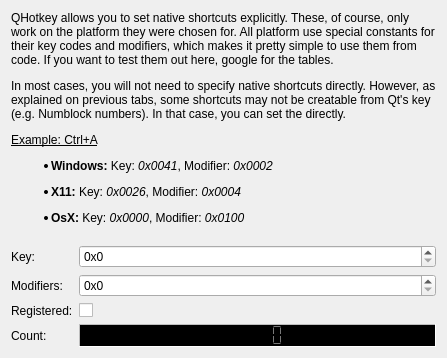
     <widget class="QWidget" name="nativeTab">
      <attribute name="title">
       <string>Native Shortcut</string>
      </attribute>
      <layout class="QVBoxLayout" name="verticalLayout_4" stretch="0,1">
       <item>
        <widget class="QLabel" name="label_8">
         <property name="text">
          <string>&lt;html&gt;&lt;head/&gt;&lt;body&gt;&lt;p&gt;QHotkey allows you to set native shortcuts explicitly. These, of course, only work on the platform they were chosen for. All platform use special constants for their key codes and modifiers, which makes it pretty simple to use them from code. If you want to test them out here, google for the tables.&lt;/p&gt;&lt;p&gt;In most cases, you will not need to specify native shortcuts directly. However, as explained on previous tabs, some shortcuts may not be creatable from Qt's key (e.g. Numblock numbers). In that case, you can set the directly.&lt;/p&gt;&lt;p&gt;&lt;span style=&quot; text-decoration: underline;&quot;&gt;Example: Ctrl+A&lt;/span&gt;&lt;/p&gt;&lt;ul style=&quot;margin-top: 0px; margin-bottom: 0px; margin-left: 0px; margin-right: 0px; -qt-list-indent: 1;&quot;&gt;&lt;li style=&quot; margin-top:12px; margin-bottom:0px; margin-left:0px; margin-right:0px; -qt-block-indent:0; text-indent:0px;&quot;&gt;&lt;span style=&quot; font-weight:600;&quot;&gt;Windows:&lt;/span&gt; Key: &lt;span style=&quot; font-style:italic;&quot;&gt;0x0041&lt;/span&gt;, Modifier: &lt;span style=&quot; font-style:italic;&quot;&gt;0x0002&lt;/span&gt;&lt;/li&gt;&lt;li style=&quot; margin-top:12px; margin-bottom:0px; margin-left:0px; margin-right:0px; -qt-block-indent:0; text-indent:0px;&quot;&gt;&lt;span style=&quot; font-weight:600;&quot;&gt;X11:&lt;/span&gt; Key: &lt;span style=&quot; font-style:italic;&quot;&gt;0x0026&lt;/span&gt;, Modifier: &lt;span style=&quot; font-style:italic;&quot;&gt;0x0004&lt;/span&gt;&lt;/li&gt;&lt;li style=&quot; margin-top:12px; margin-bottom:0px; margin-left:0px; margin-right:0px; -qt-block-indent:0; text-indent:0px;&quot;&gt;&lt;span style=&quot; font-weight:600;&quot;&gt;OsX:&lt;/span&gt; Key: &lt;span style=&quot; font-style:italic;&quot;&gt;0x0000&lt;/span&gt;, Modifier: &lt;span style=&quot; font-style:italic;&quot;&gt;0x0100&lt;/span&gt;&lt;span style=&quot; text-decoration: underline;&quot;&gt;&lt;br/&gt;&lt;/span&gt;&lt;/li&gt;&lt;/ul&gt;&lt;/body&gt;&lt;/html&gt;</string>
         </property>
         <property name="wordWrap">
          <bool>true</bool>
         </property>
        </widget>
       </item>
       <item>
        <layout class="QFormLayout" name="formLayout_2">
         <item row="0" column="0">
          <widget class="QLabel" name="keyLabel">
           <property name="text">
            <string>Key:</string>
           </property>
          </widget>
         </item>
         <item row="0" column="1">
          <widget class="QSpinBox" name="nativeKeySpinBox">
           <property name="prefix">
            <string>0x</string>
           </property>
           <property name="maximum">
            <number>999999999</number>
           </property>
           <property name="displayIntegerBase">
            <number>16</number>
           </property>
          </widget>
         </item>
         <item row="1" column="0">
          <widget class="QLabel" name="modifiersLabel">
           <property name="text">
            <string>Modifiers:</string>
           </property>
          </widget>
         </item>
         <item row="1" column="1">
          <widget class="QSpinBox" name="nativeModifiersSpinBox">
           <property name="prefix">
            <string>0x</string>
           </property>
           <property name="maximum">
            <number>999999999</number>
           </property>
           <property name="displayIntegerBase">
            <number>16</number>
           </property>
          </widget>
         </item>
         <item row="3" column="0">
          <widget class="QLabel" name="countLabel">
           <property name="text">
            <string>Count:</string>
           </property>
          </widget>
         </item>
         <item row="3" column="1">
          <widget class="QLCDNumber" name="nativeCount">
           <property name="enabled">
            <bool>false</bool>
           </property>
           <property name="palette">
            <palette>
             <active>
              <colorrole role="WindowText">
               <brush brushstyle="SolidPattern">
                <color alpha="255">
                 <red>85</red>
                 <green>255</green>
                 <blue>0</blue>
                </color>
               </brush>
              </colorrole>
              <colorrole role="Base">
               <brush brushstyle="SolidPattern">
                <color alpha="255">
                 <red>255</red>
                 <green>255</green>
                 <blue>255</blue>
                </color>
               </brush>
              </colorrole>
              <colorrole role="Window">
               <brush brushstyle="SolidPattern">
                <color alpha="255">
                 <red>0</red>
                 <green>0</green>
                 <blue>0</blue>
                </color>
               </brush>
              </colorrole>
             </active>
             <inactive>
              <colorrole role="WindowText">
               <brush brushstyle="SolidPattern">
                <color alpha="255">
                 <red>85</red>
                 <green>255</green>
                 <blue>0</blue>
                </color>
               </brush>
              </colorrole>
              <colorrole role="Base">
               <brush brushstyle="SolidPattern">
                <color alpha="255">
                 <red>255</red>
                 <green>255</green>
                 <blue>255</blue>
                </color>
               </brush>
              </colorrole>
              <colorrole role="Window">
               <brush brushstyle="SolidPattern">
                <color alpha="255">
                 <red>0</red>
                 <green>0</green>
                 <blue>0</blue>
                </color>
               </brush>
              </colorrole>
             </inactive>
             <disabled>
              <colorrole role="WindowText">
               <brush brushstyle="SolidPattern">
                <color alpha="255">
                 <red>120</red>
                 <green>120</green>
                 <blue>120</blue>
                </color>
               </brush>
              </colorrole>
              <colorrole role="Base">
               <brush brushstyle="SolidPattern">
                <color alpha="255">
                 <red>0</red>
                 <green>0</green>
                 <blue>0</blue>
                </color>
               </brush>
              </colorrole>
              <colorrole role="Window">
               <brush brushstyle="SolidPattern">
                <color alpha="255">
                 <red>0</red>
                 <green>0</green>
                 <blue>0</blue>
                </color>
               </brush>
              </colorrole>
             </disabled>
            </palette>
           </property>
           <property name="autoFillBackground">
            <bool>true</bool>
           </property>
           <property name="frameShape">
            <enum>QFrame::Panel</enum>
           </property>
           <property name="frameShadow">
            <enum>QFrame::Sunken</enum>
           </property>
           <property name="segmentStyle">
            <enum>QLCDNumber::Flat</enum>
           </property>
          </widget>
         </item>
         <item row="2" column="0">
          <widget class="QLabel" name="registeredLabel">
           <property name="text">
            <string>Registered:</string>
           </property>
          </widget>
         </item>
         <item row="2" column="1">
          <widget class="QCheckBox" name="registeredCheckBox"/>
         </item>
        </layout>
       </item>
      </layout>
     </widget>
